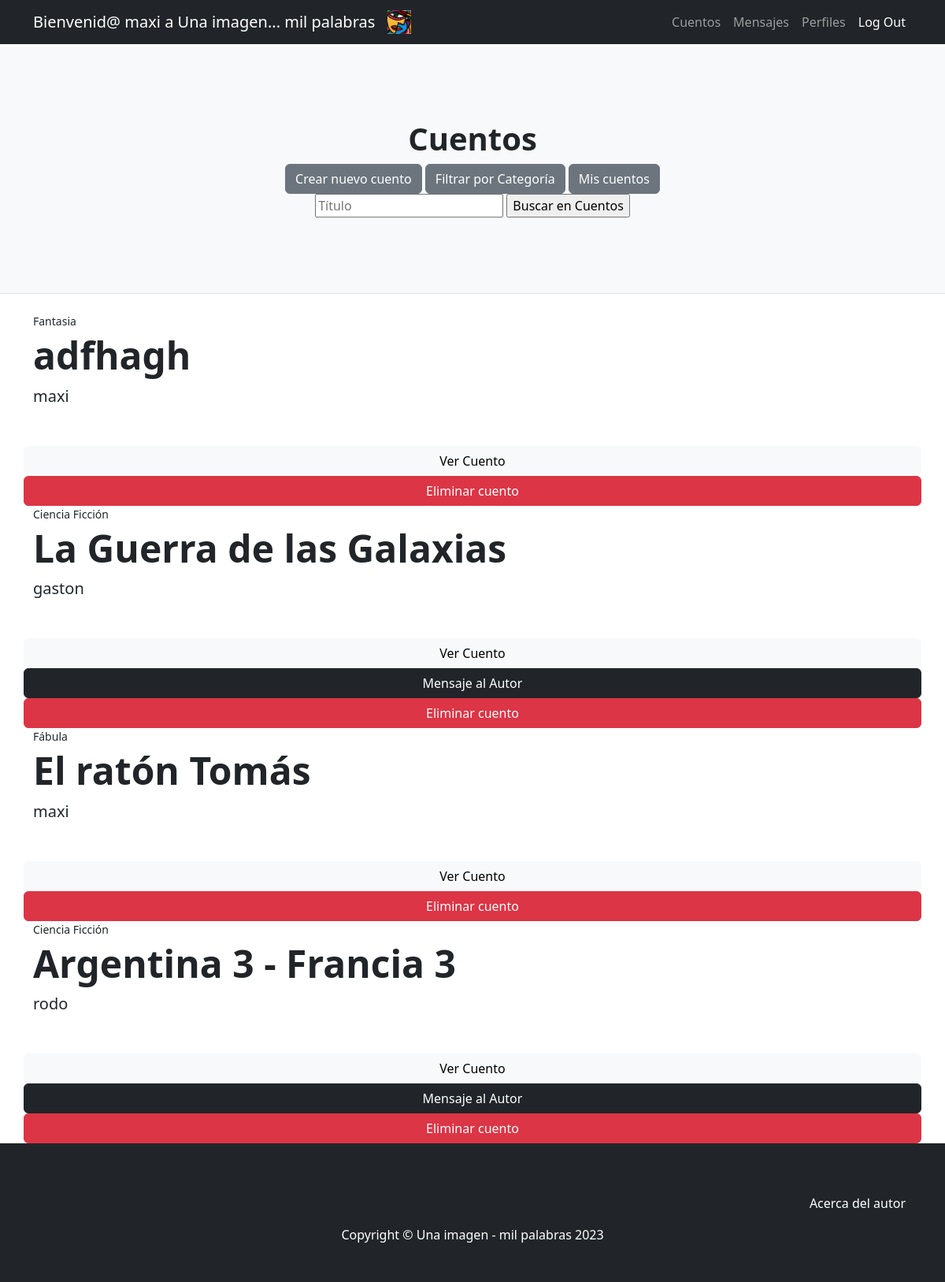
The app's page /AppCuentos/ (signed in), older data.
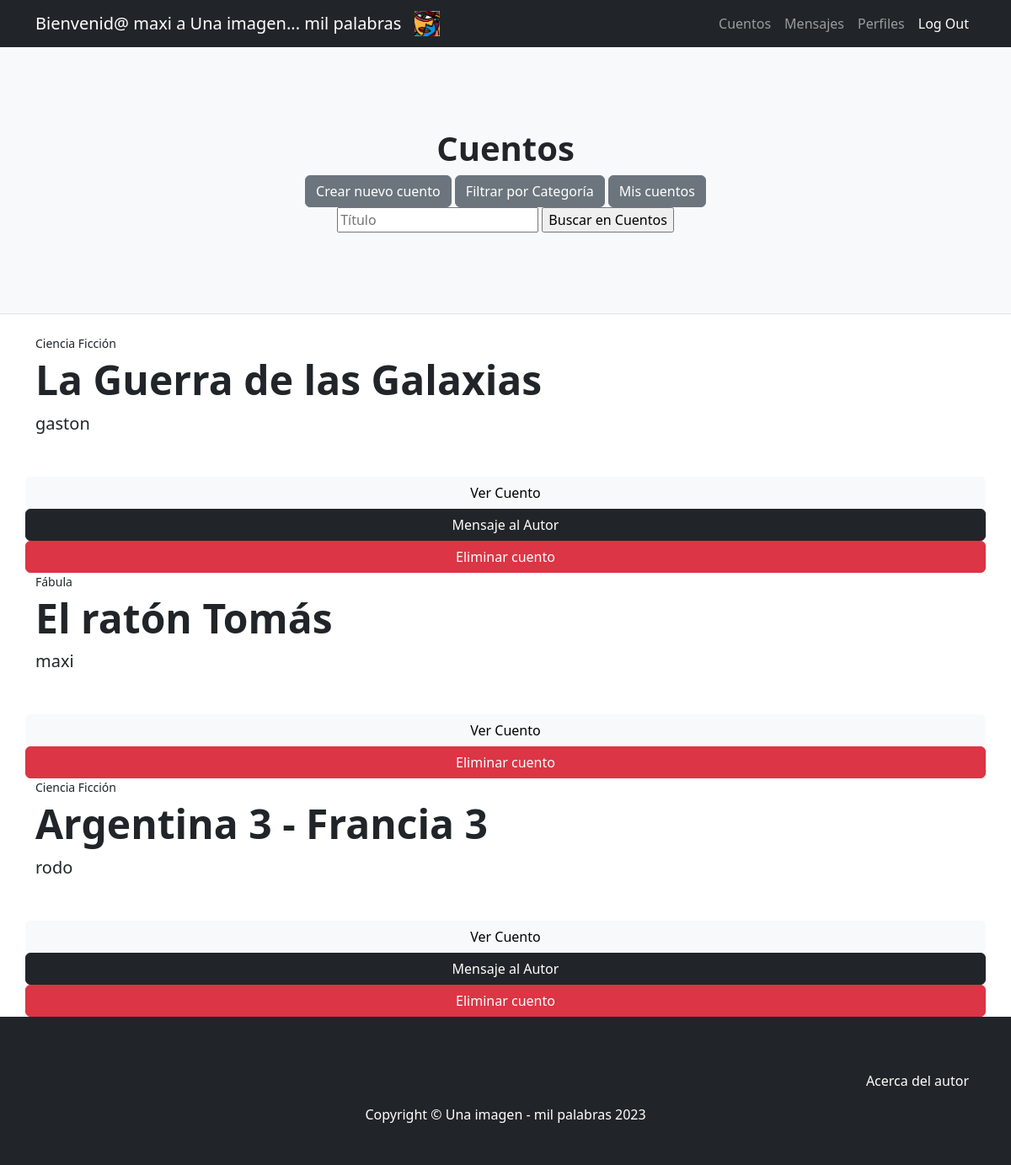
The same page, newer data.
### AppCuentos/models.py (models this page shows, shortened)
class Cuento(models.Model):
    fecha=models.DateField()
    categoria=models.CharField(max_length=20)
    titulo=models.CharField(max_length=50, unique=True)
    subtitulo=models.CharField(max_length=100)
    cuerpo=models.CharField(max_length=100000)
    autor=models.ForeignKey(User, on_delete=models.CASCADE)
    foto=models.ImageField(upload_to="fotos") #Hay que ponerlo en la carpeta media como el de avatars

### AppCuentos/views.py (the view)
# urls.py: path("", inicioCuentos, name="inicioCuentos"),
def inicioCuentos(request):
    cuentos=Cuento.objects.all()
    if len(cuentos)==0:
        mensaje="Aún no hay cuentos cargados... Inspirate y da el primer paso"
    else:
        mensaje=''
    return render(request,"AppCuentos/inicioCuentos.html", {'cuentos':cuentos,'mensaje':mensaje,"avatar":obtenerAvatar(request)})

### AppUsuarios/views.py (called while the page is built)
@login_required
def obtenerAvatar(request):
    avatares=Avatar.objects.filter(user=request.user.id)
    if len(avatares)!=0:
        return avatares[0].imagen.url
    else:
        return "/media/avatars/default.png"

### AppCuentos/templates/AppCuentos/inicioCuentos.html (shortened to what this page needs)
{% extends "AppUsuarios/padre.html" %}
{% load static %}
{% block titulo %}
<h1 class="fw-bolder">Cuentos</h1>
<a class="btn btn-secondary" href="{% url 'nuevoCuento' %}">Crear nuevo cuento</a>
<a class="btn btn-secondary" href="{% url 'buscarPorCategoria' %}">Filtrar por Categoría</a>
<a class="btn btn-secondary" href="{% url 'misCuentos' %}">Mis cuentos</a>
<form action="{% url 'buscarCuento' %}" method="GET">
    <input type="text" name="titulo" id="titulo" placeholder="Título">
    <input type="submit" value="Buscar en Cuentos">
</form>
{% endblock %}
{% block cuerpo %}
<body>
    {% for cuento in cuentos %}
    <div class="small mb-1">{{ cuento.categoria }}</div>
                        <h1 class="display-5 fw-bolder" >{{ cuento.titulo }}</h1>
                        <div class="fs-5 mb-5">
                            <span>{{ cuento.autor }}</span>
                        </div>
    <a class="btn btn-light" href="{% url 'verCuento'  cuento.id  %}">Ver Cuento </a>
    {% if cuento.autor != request.user %}
    <a class="btn btn-dark" href="{% url 'mensajeAlAutor'  cuento.id  %}">Mensaje al Autor </a>
    {% endif %}
    {% if cuento.autor == request.user or request.user.is_staff == 1 %}
    <a class="btn btn-danger" href="{% url 'eliminarCuento'  cuento.id  %}">Eliminar cuento </a>
    {% endif %}
    {% endfor %}
</body>
{% endblock %}

Row changes from the older to the newer data that the page shows:
removed Cuento: categoria "Fantasia", titulo "adfhagh", autor "maxi", shows "Eliminar cuento"
